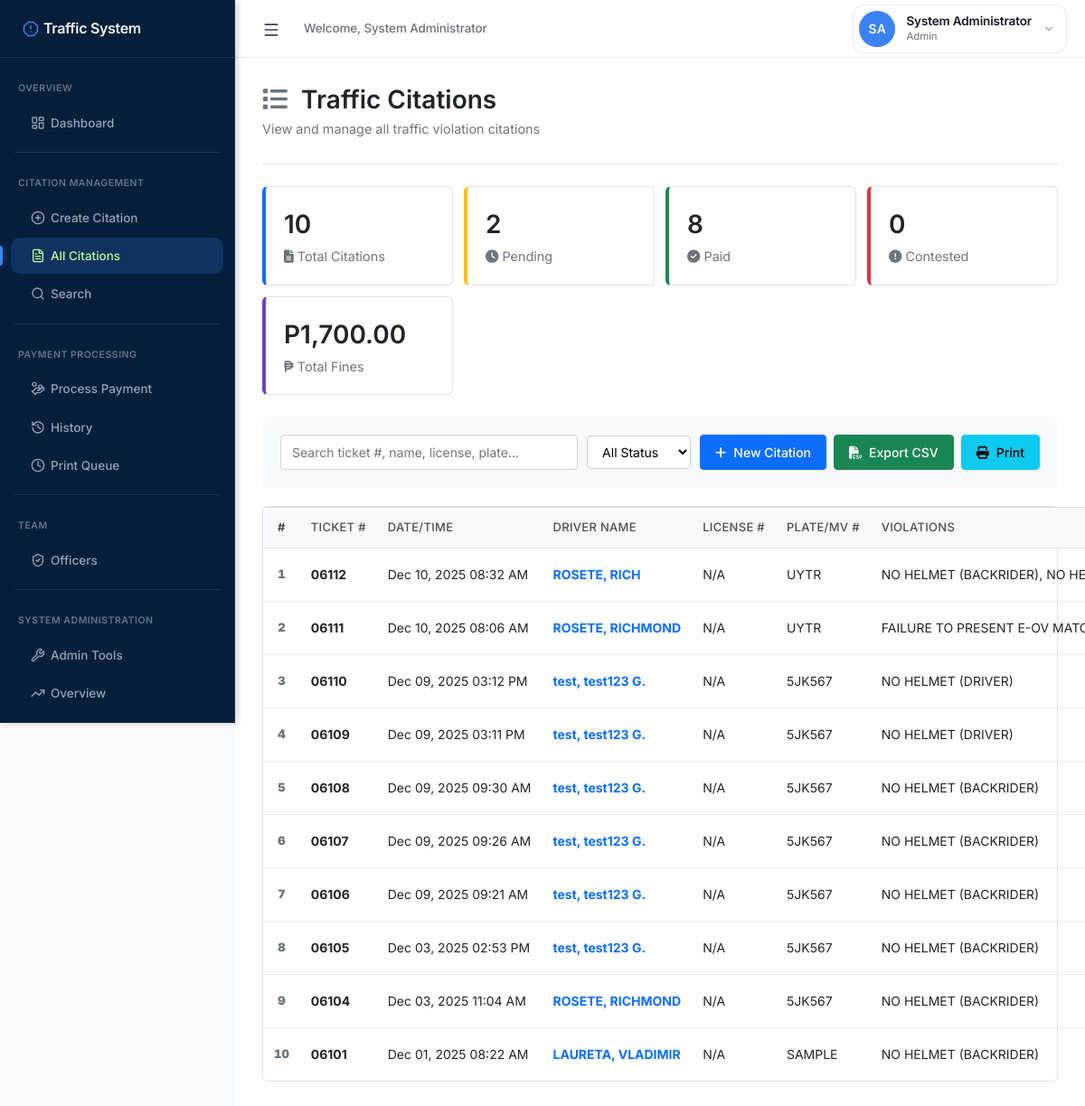
The app's page /public/citations.php (signed in) with its own data.
### tables this page shows
CREATE TABLE `citations` (
  `citation_id` int(11) NOT NULL,
  `ticket_number` varchar(50) NOT NULL,
  `driver_id` int(11) DEFAULT NULL,
  `last_name` varchar(100) NOT NULL,
  `first_name` varchar(100) NOT NULL,
  `middle_initial` varchar(10) DEFAULT NULL,
  `suffix` varchar(20) DEFAULT NULL,
  `date_of_birth` date DEFAULT NULL,
  `age` int(11) DEFAULT NULL,
  `zone` varchar(50) DEFAULT NULL,
  `barangay` varchar(100) NOT NULL,
  `municipality` varchar(100) NOT NULL DEFAULT 'Baggao',
  `province` varchar(100) NOT NULL DEFAULT 'Cagayan',
  `license_number` varchar(50) DEFAULT NULL,
  `license_type` varchar(50) DEFAULT NULL,
  `plate_mv_engine_chassis_no` varchar(100) NOT NULL,
  `vehicle_description` text DEFAULT NULL,
  `apprehension_datetime` datetime NOT NULL,
  `place_of_apprehension` varchar(255) NOT NULL,
  `apprehension_officer` varchar(255) NOT NULL,
  `remarks` text DEFAULT NULL,
  `status` enum('pending','paid','contested','dismissed','void') NOT NULL DEFAULT 'pending',
  `payment_date` datetime DEFAULT NULL,
  `total_fine` decimal(10,2) DEFAULT 0.00,
  `created_at` datetime NOT NULL DEFAULT current_timestamp(),
  `updated_at` datetime DEFAULT NULL ON UPDATE current_timestamp(),
  `created_by` int(11) DEFAULT NULL,
  `deleted_at` datetime DEFAULT NULL COMMENT 'Soft delete timestamp',
  `deleted_by` int(11) DEFAULT NULL COMMENT 'User who deleted the citation',
  `deletion_reason` text DEFAULT NULL COMMENT 'Reason for deletion'
);

### includes/config.php (called while the page is built, shortened)
<?php
function getPDO() {
    static $pdo = null;
    if ($pdo === null) {
        try {
            $dsn = "mysql:host=" . DB_HOST . ";dbname=" . DB_NAME . ";charset=" . DB_CHARSET;
            $pdo = new PDO($dsn, DB_USER, DB_PASS, [
                PDO::ATTR_ERRMODE => PDO::ERRMODE_EXCEPTION,
                PDO::ATTR_DEFAULT_FETCH_MODE => PDO::FETCH_ASSOC,
                PDO::ATTR_EMULATE_PREPARES => false,
                PDO::MYSQL_ATTR_USE_BUFFERED_QUERY => true,
                PDO::MYSQL_ATTR_INIT_COMMAND => "SET NAMES utf8mb4 COLLATE utf8mb4_unicode_ci"
            ]);
        } catch (PDOException $e) {
            error_log("Database connection failed: " . $e->getMessage());
            return null;
        }
    }
    return $pdo;
}
?>

### services/CitationService.php (called while the page is built, shortened)
<?php
class CitationService {
    private $conn;
    public function __construct($pdo = null) {
        if ($pdo === null) {
            $this->conn = new PDO(
                "mysql:host=" . DB_HOST . ";dbname=" . DB_NAME,
                DB_USER,
                DB_PASS
            );
            $this->conn->setAttribute(PDO::ATTR_ERRMODE, PDO::ERRMODE_EXCEPTION);
        } else {
            $this->conn = $pdo;
        }
    }
    public function getStatistics() {
        $stats = [
            'total' => 0,
            'pending' => 0,
            'paid' => 0,
            'contested' => 0,
            'total_fines' => 0
        ];
        try {
            $hasDeletedAt = false;
            try {
                $stmt = $this->conn->query("SHOW COLUMNS FROM citations LIKE 'deleted_at'");
                $hasDeletedAt = $stmt->rowCount() > 0;
            } catch (PDOException $e) {
            }
            $deletedFilter = $hasDeletedAt ? " WHERE deleted_at IS NULL" : "";
            $stmt = $this->conn->query("SELECT COUNT(*) as count FROM citations" . $deletedFilter);
            $stats['total'] = $stmt->fetch(PDO::FETCH_ASSOC)['count'] ?? 0;
            $whereClause = $hasDeletedAt ? "WHERE status = 'pending' AND deleted_at IS NULL" : "WHERE status = 'pending'";
            $stmt = $this->conn->query("SELECT COUNT(*) as count FROM citations $whereClause");
            $stats['pending'] = $stmt->fetch(PDO::FETCH_ASSOC)['count'] ?? 0;
            $whereClause = $hasDeletedAt ? "WHERE status = 'paid' AND deleted_at IS NULL" : "WHERE status = 'paid'";
            $stmt = $this->conn->query("SELECT COUNT(*) as count FROM citations $whereClause");
            $stats['paid'] = $stmt->fetch(PDO::FETCH_ASSOC)['count'] ?? 0;
            $whereClause = $hasDeletedAt ? "WHERE status = 'contested' AND deleted_at IS NULL" : "WHERE status = 'contested'";
            $stmt = $this->conn->query("SELECT COUNT(*) as count FROM citations $whereClause");
            $stats['contested'] = $stmt->fetch(PDO::FETCH_ASSOC)['count'] ?? 0;
            $stmt = $this->conn->query("SELECT SUM(total_fine) as total FROM citations" . $deletedFilter);
            $stats['total_fines'] = $stmt->fetch(PDO::FETCH_ASSOC)['total'] ?? 0;
        } catch (PDOException $e) {
            error_log("Error fetching statistics: " . $e->getMessage());
        }
        return $stats;
    }
    public function getCitations($page = 1, $per_page = 15, $search = '', $status_filter = '') {
        $offset = ($page - 1) * $per_page;
        $where_clauses = [];
        $params = [];
        try {
            $stmt = $this->conn->query("SHOW COLUMNS FROM citations LIKE 'deleted_at'");
            if ($stmt->rowCount() > 0) {
                $where_clauses[] = "c.deleted_at IS NULL";
            }
        } catch (PDOException $e) {
        }
        $where_sql = !empty($where_clauses) ? "WHERE " . implode(" AND ", $where_clauses) : "";
        try {
            $sql = "SELECT c.*,
                    GROUP_CONCAT(DISTINCT vt.violation_type SEPARATOR ', ') as violations,
                    cv.vehicle_type
                    FROM citations c
                    LEFT JOIN violations v ON c.citation_id = v.citation_id
                    LEFT JOIN violation_types vt ON v.violation_type_id = vt.violation_type_id
                    LEFT JOIN citation_vehicles cv ON c.citation_id = cv.citation_id
                    $where_sql
                    GROUP BY c.citation_id
                    ORDER BY c.created_at DESC
                    LIMIT $per_page OFFSET $offset";
            $stmt = $this->conn->prepare($sql);
            $stmt->execute($params);
            return $stmt->fetchAll(PDO::FETCH_ASSOC);
        } catch (PDOException $e) {
            error_log("Error fetching citations: " . $e->getMessage());
            return [];
        }
    }
    public function closeConnection() {
        $this->conn = null;
    }
}

### includes/auth.php (called while the page is built, shortened)
<?php
function is_logged_in() {
    return isset($_SESSION['user_id']) && !empty($_SESSION['user_id']);
}
function is_admin() {
    return is_logged_in() && isset($_SESSION['user_role']) && $_SESSION['user_role'] === 'admin';
}
function is_cashier() {
    return is_logged_in() && isset($_SESSION['user_role']) && $_SESSION['user_role'] === 'cashier';
}
function can_create_citation() {
    return is_admin() || is_enforcer() || is_cashier();
}
?>

### templates/citations-list-content.php (the view, shortened to what this page needs)
<div class="main-card">
    <div class="page-header">
        <h1 class="page-title"><i class="fas fa-list"></i> Traffic Citations</h1>
        <p class="page-subtitle">View and manage all traffic violation citations</p>
    </div>
    <div class="stats-grid">
        <div class="stat-card blue">
            <div class="stat-number"><?php echo number_format($stats['total']); ?></div>
            <div class="stat-label"><i class="fas fa-file-alt"></i> Total Citations</div>
        </div>
        <div class="stat-card yellow">
            <div class="stat-number"><?php echo number_format($stats['pending']); ?></div>
            <div class="stat-label"><i class="fas fa-clock"></i> Pending</div>
        </div>
        <div class="stat-card green">
            <div class="stat-number"><?php echo number_format($stats['paid']); ?></div>
            <div class="stat-label"><i class="fas fa-check-circle"></i> Paid</div>
        </div>
        <div class="stat-card red">
            <div class="stat-number"><?php echo number_format($stats['contested']); ?></div>
            <div class="stat-label"><i class="fas fa-exclamation-circle"></i> Contested</div>
        </div>
        <div class="stat-card purple">
            <div class="stat-number">P<?php echo number_format($stats['total_fines'], 2); ?></div>
            <div class="stat-label"><i class="fas fa-peso-sign"></i> Total Fines</div>
        </div>
    </div>
    <div class="action-section">
        <div class="search-box">
            <form method="GET" action="" id="searchForm">
                <input type="text" name="search" placeholder="Search ticket #, name, license, plate..."
                       value="<?php echo htmlspecialchars($search); ?>">
            </form>
        </div>
        <div class="filter-box">
            <select name="status" id="statusFilter" onchange="filterByStatus(this.value)">
                <option value="">All Status</option>
            </select>
        </div>
        <div class="action-buttons">
            <?php if (can_create_citation()): ?>
            <a href="index2.php" class="btn btn-primary">
                <i class="fas fa-plus"></i> New Citation
            </a>
            <?php else: ?>
            <button type="button" class="btn btn-outline-primary" disabled title="Enforcer/Admin access required to create citations">
                <i class="fas fa-lock"></i> New Citation (Restricted)
            </button>
            <?php endif; ?>
            <button type="button" class="btn btn-success" onclick="exportCSV()">
                <i class="fas fa-file-csv"></i> Export CSV
            </button>
            <button type="button" class="btn btn-info" onclick="window.print()">
                <i class="fas fa-print"></i> Print
            </button>
        </div>
    </div>
    <div class="table-container">
        <?php if (empty($citations)): ?>
            <div class="empty-state">
                <i class="fas fa-folder-open"></i>
                <h5>No citations found</h5>
                <p>No records match your search criteria.</p>
                <a href="index2.php" class="btn btn-primary mt-3">
                    <i class="fas fa-plus"></i> Create First Citation
                </a>
            </div>
        <?php else: ?>
            <table>
                <thead>
                    <tr>
                        <th style="width: 50px; text-align: center;">#</th>
                        <th>Ticket #</th>
                        <th>Date/Time</th>
                        <th>Driver Name</th>
                        <th>License #</th>
                        <th>Plate/MV #</th>
                        <th>Violations</th>
                    </tr>
                </thead>
                <tbody>
                    <?php
                    $rowNumber = $offset + 1;
                    foreach ($citations as $citation):
                    ?>
                        <tr>
                            <td style="text-align: center; color: #6c757d; font-weight: 600;"><strong><?php echo $rowNumber++; ?></strong></td>
                            <td><strong><?php echo htmlspecialchars($citation['ticket_number']); ?></strong></td>
                            <td><?php echo date('M d, Y h:i A', strtotime($citation['apprehension_datetime'])); ?></td>
                            <td>
                                <a href="#" class="text-decoration-none text-primary fw-bold" onclick="quickInfo(<?php echo $citation['citation_id']; ?>); return false;" title="Click for quick info">
                                <?php
                                $name = $citation['last_name'] . ', ' . $citation['first_name'];
                                if (!empty($citation['middle_initial'])) {
                                    $name .= ' ' . $citation['middle_initial'] . '.';
                                }
                                echo htmlspecialchars($name);
                                ?>
                                </a>
                            </td>
                            <td><?php echo htmlspecialchars($citation['license_number'] ?: 'N/A'); ?></td>
                            <td><?php echo htmlspecialchars($citation['plate_mv_engine_chassis_no']); ?></td>
                            <td>
                                <?php
                                $violations = $citation['violations'] ?? 'N/A';
                                if (strlen($violations) > 40) {
                                    $violations = substr($violations, 0, 40) . '...';
                                }
                                echo htmlspecialchars($violations);
                                ?>
                            </td>
                        </tr>
                    <?php endforeach; ?>
                </tbody>
            </table>
        <?php endif; ?>
    </div>
</div>

### records on screen
citations: ticket_number "06112", apprehension_datetime "Dec 10, 2025 08:32 AM", name "ROSETE, RICH", license_number "N/A", plate_mv_engine_chassis_no "UYTR", violations "NO HELMET (BACKRIDER), NO…"
citations: ticket_number "06111", apprehension_datetime "Dec 10, 2025 08:06 AM", name "ROSETE, RICHMOND", license_number "N/A", plate_mv_engine_chassis_no "UYTR", violations "FAILURE TO PRESENT E-OV…"
citations: ticket_number "06110", apprehension_datetime "Dec 09, 2025 03:12 PM", name "test, test123 G.", license_number "N/A", plate_mv_engine_chassis_no "5JK567", violations "NO HELMET (DRIVER)"
citations: ticket_number "06109", apprehension_datetime "Dec 09, 2025 03:11 PM", name "test, test123 G.", license_number "N/A", plate_mv_engine_chassis_no "5JK567", violations "NO HELMET (DRIVER)"
citations: ticket_number "06108", apprehension_datetime "Dec 09, 2025 09:30 AM", name "test, test123 G.", license_number "N/A", plate_mv_engine_chassis_no "5JK567", violations "NO HELMET (BACKRIDER)"
citations: ticket_number "06107", apprehension_datetime "Dec 09, 2025 09:26 AM", name "test, test123 G.", license_number "N/A", plate_mv_engine_chassis_no "5JK567", violations "NO HELMET (BACKRIDER)"
citations: ticket_number "06106", apprehension_datetime "Dec 09, 2025 09:21 AM", name "test, test123 G.", license_number "N/A", plate_mv_engine_chassis_no "5JK567", violations "NO HELMET (BACKRIDER)"
citations: ticket_number "06105", apprehension_datetime "Dec 03, 2025 02:53 PM", name "test, test123 G.", license_number "N/A", plate_mv_engine_chassis_no "5JK567", violations "NO HELMET (BACKRIDER)"
citations: ticket_number "06104", apprehension_datetime "Dec 03, 2025 11:04 AM", name "ROSETE, RICHMOND", license_number "N/A", plate_mv_engine_chassis_no "5JK567", violations "NO HELMET (BACKRIDER)"
citations: ticket_number "06101", apprehension_datetime "Dec 01, 2025 08:22 AM", name "LAURETA, VLADIMIR", license_number "N/A", plate_mv_engine_chassis_no "SAMPLE", violations "NO HELMET (BACKRIDER)"

### other values on screen
$_SESSION['full_name'] "System Administrator"
$initials "SA"
$_SESSION['user_role'] "Admin"
$stats['total'] "10"
$stats['pending'] "2"
$stats['paid'] "8"
$stats['contested'] "0"
$stats['total_fines'] "1,700.00"
